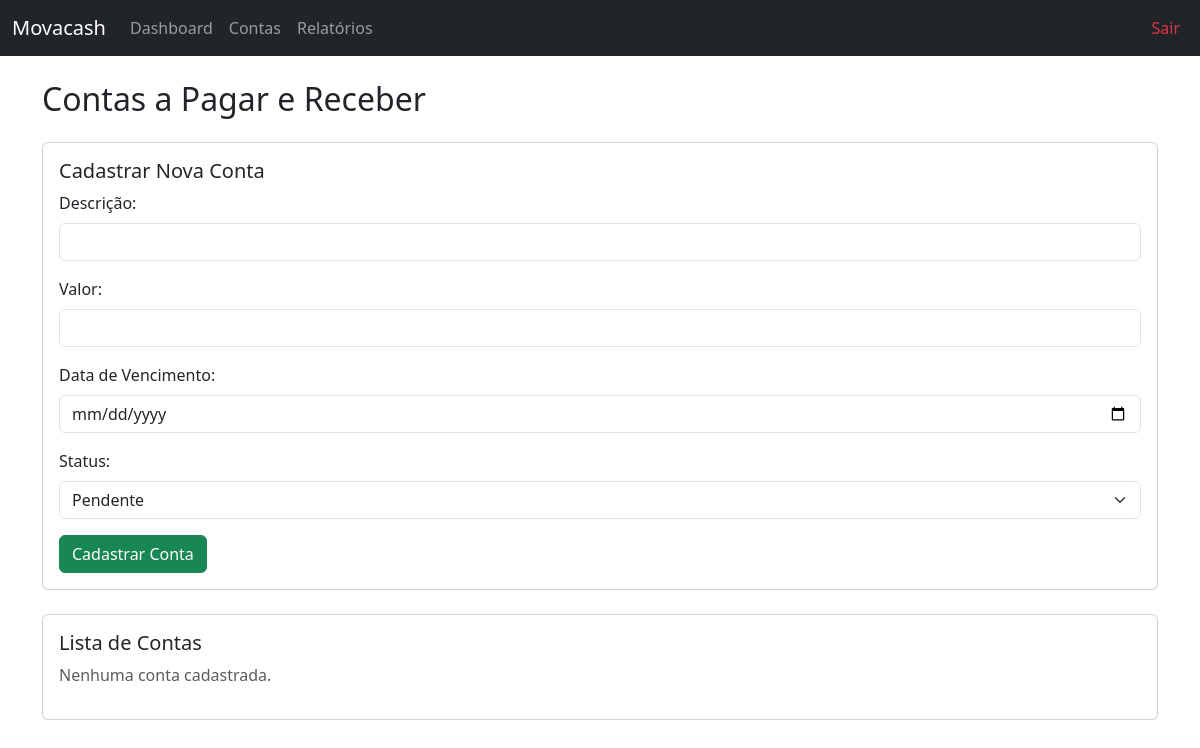
The app's page /contas (signed in), older data.
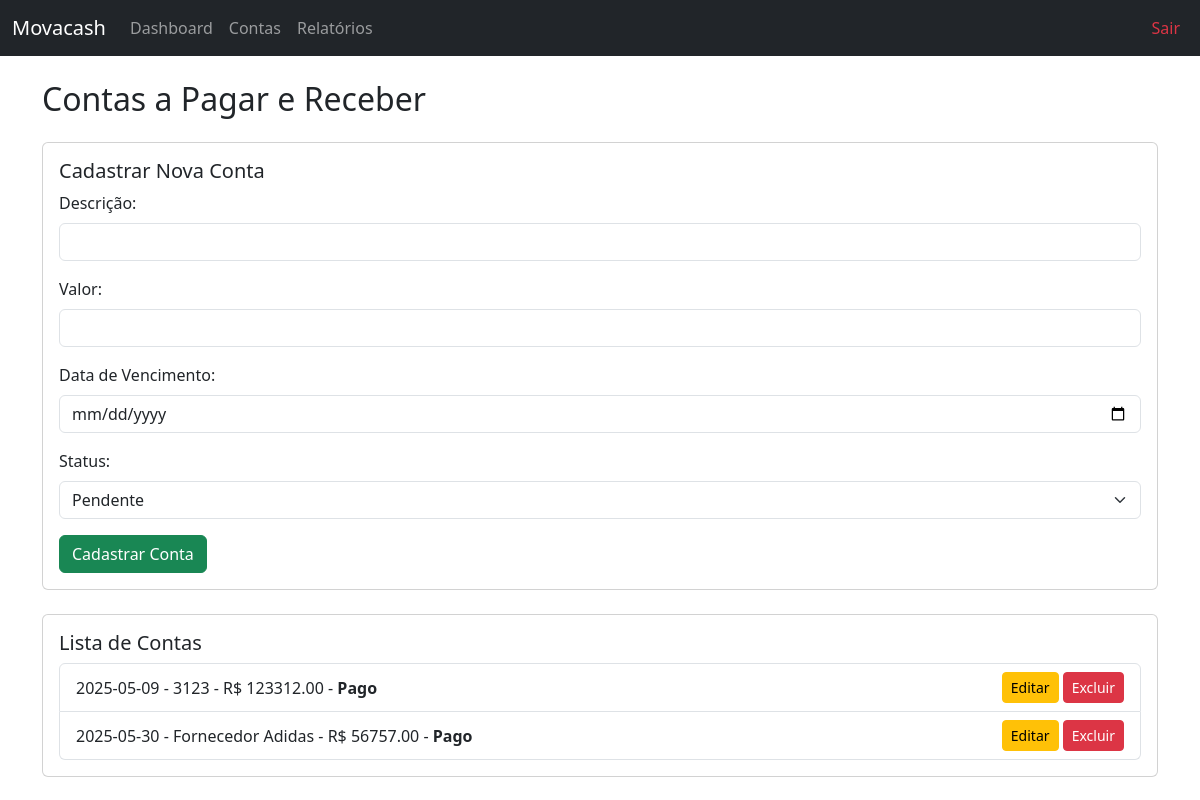
The same page, newer data.
### app/models.py (models this page shows)
class Conta(db.Model):
    id = db.Column(db.Integer, primary_key=True)
    descricao = db.Column(db.String(100), nullable=False)
    valor = db.Column(db.Float, nullable=False)
    vencimento = db.Column(db.Date, nullable=False)
    status = db.Column(db.String(20), nullable=False)  # pago ou pendente
    usuario_id = db.Column(db.Integer, db.ForeignKey('usuario.id'), nullable=False)

### app/routes.py (the view, shortened to what this page needs)
@bp.route('/contas', methods=['GET', 'POST'])
@login_obrigatorio
def contas():
    usuario_id = session['usuario_id']
    status_filtro = request.args.get('status')
    if status_filtro:
        contas = Conta.query.filter_by(usuario_id=usuario_id, status=status_filtro).order_by(Conta.vencimento).all()
    else:
        contas = Conta.query.filter_by(usuario_id=usuario_id).order_by(Conta.vencimento).all()
    return render_template('contas.html', contas=contas)

### app/utils.py (called while the page is built)
def login_obrigatorio(f):
    @wraps(f)
    def decorated_function(*args, **kwargs):
        if 'usuario_id' not in session:
            return redirect(url_for('login'))
        return f(*args, **kwargs)
    return decorated_function

### app/templates/contas.html (shortened to what this page needs)
{% extends "base.html" %}
{% block content %}
<h2 class="mb-4">Contas a Pagar e Receber</h2>
<div class="card mb-4">
    <div class="card-body">
        <h5 class="card-title">Cadastrar Nova Conta</h5>
        <form method="POST">
            <div class="mb-3">
                <label class="form-label">Descrição:</label>
                <input type="text" name="descricao" class="form-control" required>
            </div>
            <div class="mb-3">
                <label class="form-label">Valor:</label>
                <input type="number" name="valor" step="0.01" class="form-control" required>
            </div>
            <div class="mb-3">
                <label class="form-label">Data de Vencimento:</label>
                <input type="date" name="vencimento" class="form-control" required>
            </div>
            <div class="mb-3">
                <label class="form-label">Status:</label>
                <select name="status" class="form-select" required>
                    <option value="pendente">Pendente</option>
                </select>
            </div>
            <button type="submit" class="btn btn-success">Cadastrar Conta</button>
        </form>
    </div>
</div>
<div class="card">
    <div class="card-body">
        <h5 class="card-title">Lista de Contas</h5>
        {% if contas %}
            <ul class="list-group">
                {% for conta in contas %}
                    <li class="list-group-item d-flex justify-content-between align-items-center">
                        <div>
                            {{ conta.vencimento }} - {{ conta.descricao }} - R$ {{ "%.2f"|format(conta.valor) }} - <strong>{{ conta.status|capitalize }}</strong>
                        </div>
                        <div>
                            <a href="{{ url_for('main.editar_conta', id=conta.id) }}" class="btn btn-sm btn-warning">Editar</a>
                            <a href="{{ url_for('main.excluir_conta', id=conta.id) }}"
                               class="btn btn-sm btn-danger"
                               onclick="return confirm('Tem certeza que deseja excluir esta conta?');">
                               Excluir
                            </a>
                        </div>
                    </li>
                {% endfor %}
            </ul>
        {% else %}
            <p class="text-muted">Nenhuma conta cadastrada.</p>
        {% endif %}
    </div>
</div>
{% endblock %}

Row changes from the older to the newer data that the page shows:
added Conta: vencimento "2025-05-09", descricao "3123", valor "123312.00", status "Pago"
added Conta: vencimento "2025-05-30", descricao "Fornecedor Adidas", valor "56757.00", status "Pago"
Text that changed along with them:
text no longer shown: "Nenhuma conta cadastrada."
